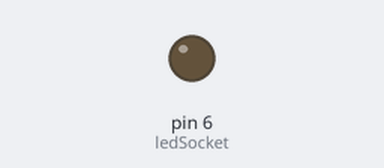
The sketch below on a simulated Arduino Uno, built with avr-gcc and run on an emulated ATmega328P. Parts: output pins drawn as LEDs (lit = HIGH).

Above: at 0.05 s.
At 0.65 s:
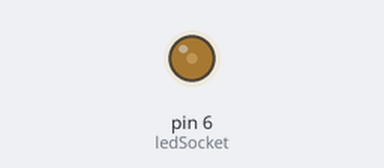
At 1.25 s:
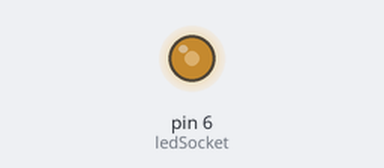
At 2.5 s:
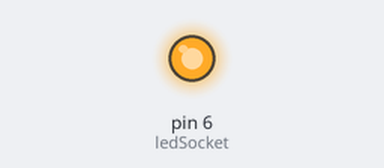
Timing chart, 0 to 5.8 s (numbered marks = the images above):
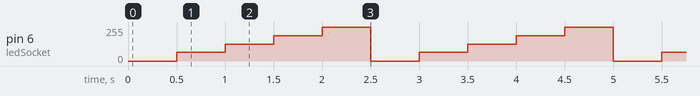

Measured:
- by itself, pin 6 (ledSocket): repeats every 2.5 s: 127/255 0.50 s, 191/255 0.50 s, 255/255 0.50 s, 0/255 0.50 s, 64/255 0.50 s

The sketch:

L_02_C01.ino
```cpp
const int ledSocket = 6;

void setup() {
  pinMode(ledSocket, OUTPUT);
}

void loop() {
  analogWrite(ledSocket, 0);
  delay(500);
  analogWrite(ledSocket, 64);
  delay(500);
  analogWrite(ledSocket, 127);
  delay(500);
  analogWrite(ledSocket, 191);
  delay(500);
  analogWrite(ledSocket, 255);
  delay(500);
}
```
